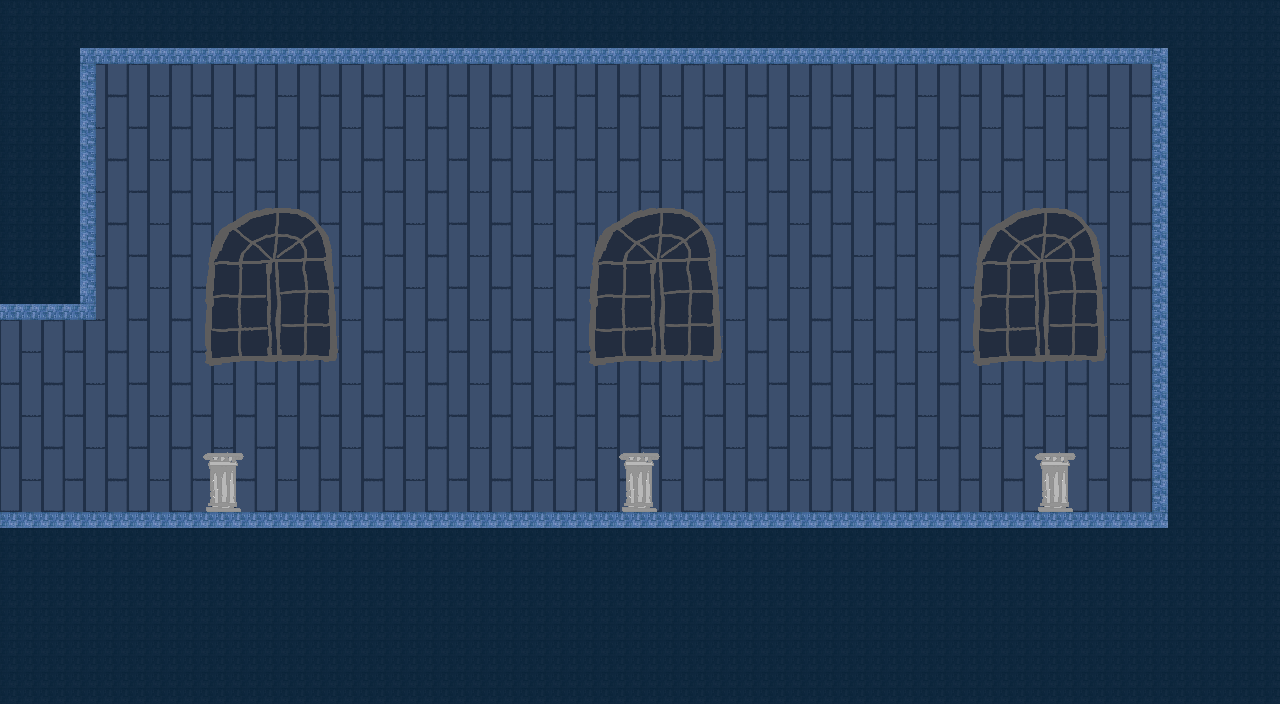

Tiled map render using the project's own tile images. Description and the map definition, with tile-layer contents summarised, below:
An orthogonal 40x22 tile map with 32x32 px tiles, 4 tile layers (background, background2, platforms, jumpthru) and 6 objects.

<map version="1.0" orientation="orthogonal" renderorder="right-down" width="40" height="22" tilewidth="32" tileheight="32" nextobjectid="28">
 <tileset firstgid="1" name="tileset" tilewidth="32" tileheight="32" tilecount="400" columns="20">
  <image source="tileset_library.png" width="640" height="640" />
 </tileset>
 <layer name="background" width="40" height="22">
  <data>[880 cells, 880 non-empty, 4 distinct tile ids]</data>
 </layer>
 <layer name="background2" width="40" height="22">
  <data>[880 cells, 408 non-empty, 35 distinct tile ids]</data>
 </layer>
 <layer name="platforms" width="40" height="22">
  <data>[880 cells, 111 non-empty, 9 distinct tile ids]</data>
 </layer>
 <layer name="jumpthru" width="40" height="22">
  <data>[880 cells, 0 non-empty, 0 distinct tile ids]</data>
 </layer>
 <objectgroup name="sprites">
  <object id="16" gid="45" x="1032" y="454" width="32" height="32" />
  <object id="17" gid="45" x="200" y="454" width="32" height="32" />
  <object id="24" gid="29" x="624" y="448" width="32" height="32">
   <properties>
    <property name="ability" type="int" value="0" />
   </properties>
  </object>
 </objectgroup>
 <objectgroup name="transitions">
  <object id="25" gid="87" x="-24" y="328" width="32" height="32">
   <properties>
    <property name="side" value="left" />
    <property name="toMap" value="11x10" />
   </properties>
  </object>
  <object id="26" gid="88" x="-24" y="536" width="32" height="32">
   <properties>
    <property name="toMap" value="11x10" />
   </properties>
  </object>
  <object id="27" gid="89" x="40" y="432" width="32" height="32">
   <properties>
    <property name="fromMap" value="11x10" />
   </properties>
  </object>
 </objectgroup>
</map>